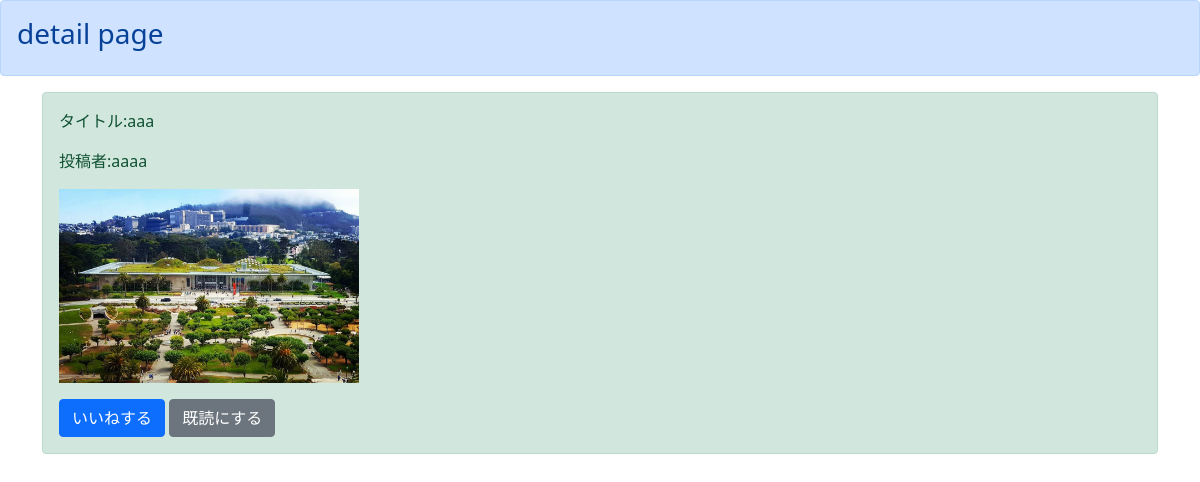
Screenshot of /detail/1 (signed in) with the database file from the repository.
### boardapp/models.py (models this page shows)
class BoardModel(models.Model):
    title = models.CharField(max_length=100)
    content = models.TextField()
    author = models.CharField(max_length=50)
    snsimage = models.ImageField(upload_to='')
    good = models.IntegerField(null=True, blank=True, default=1)
    read = models.IntegerField(null=True, blank=True, default=1)
    readtext = models.TextField(null=True, blank=True, default='a')

### boardapp/views.py (the view)
# urls.py: path('detail/<int:pk>', detailfunc, name='detail'),
def detailfunc(request, pk):
    object = get_object_or_404(BoardModel, pk=pk)
    return render(request, 'detail.html', {'object':object})

### templates/detail.html
{% extends 'base.html' %}
{% block header %}
<div class="alert alert-primary" role="alert">
<h3>detail page</h3>
  </div>
{% endblock header %}
{% block content %}
{% if user.is_authenticated%}
<div class="container">
<div class="alert alert-success" role="alert">
    <p>タイトル:{{object.title}}</p>
    <p>投稿者:{{object.author}}</p>
    <p><img src="{{object.snsimage.url}}" width=300></p>
    <a href="{% url 'good' object.pk %}" class="btn btn-primary" role="button" aria-pressed="true">いいねする</a>
    <a href="{% url 'read' object.pk %}" class="btn btn-secondary" role="button" aria-pressed="true">既読にする</a>
</div>
</div>
{% else %}
please login
{% endif %}
{% endblock content %}

### rows the page displays
BoardModel: title "aaa", author "aaaa", snsimage (picture)
